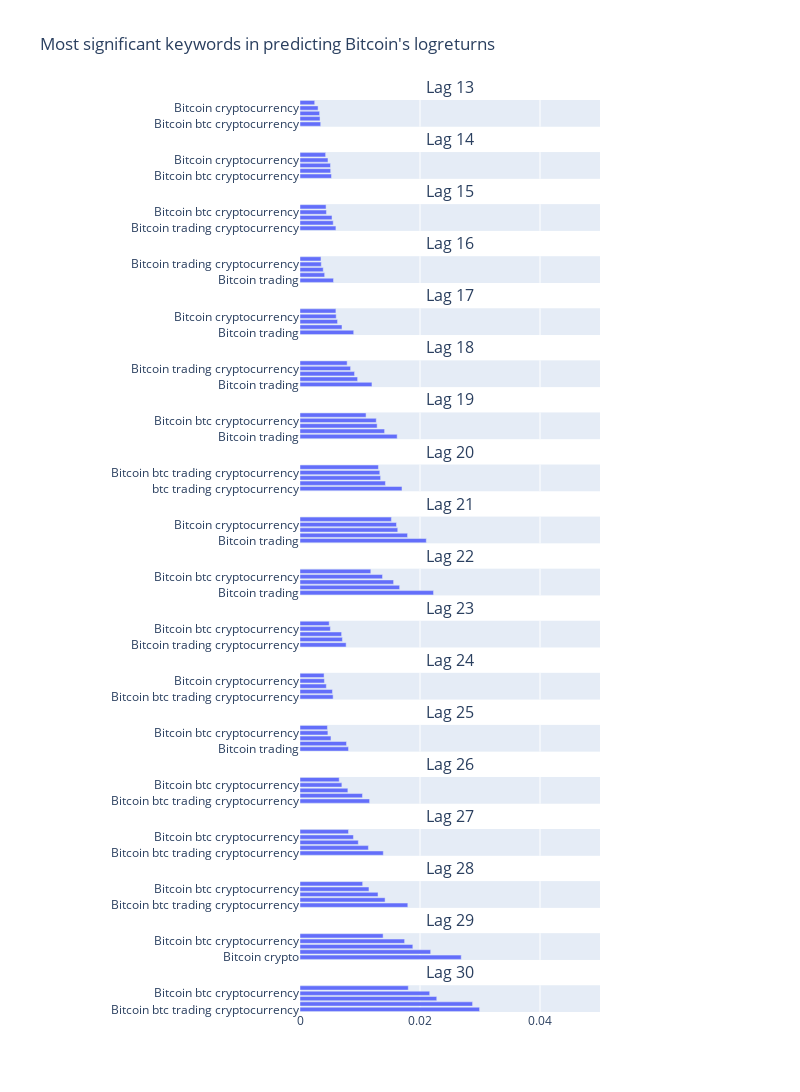

Notebook code cell kept with this figure:
### Code cell
res_13_30 = top_index_per_lag(nb_kw = 5, start_lag = 13, end_lag = 30, height=2000, path="data/clean/pvals_granger_test/google_trends_logrets")

### Figure 1 — Plotly figure (JSON) as saved in the notebook; plotly's stock layout.template omitted (floating-point values rounded to 4 significant figures)
{"data": [{"alignmentgroup": "True", "hovertemplate": "x=%{x}<br>y=%{y}<extra></extra>", "legendgroup": "", "marker": {"color": "#636efa", "pattern": {"shape": ""}}, "name": "", "offsetgroup": "", "orientation": "h", "showlegend": false, "textposition": "auto", "type": "bar", "x": [0.003452, 0.003338, 0.003268, 0.003013, 0.00245], "xaxis": "x", "y": ["Bitcoin btc cryptocurrency", "Bitcoin trading cryptocurrency", "Bitcoin btc trading cryptocurrency", "Bitcoin cryptocurrency", "Bitcoin trading"], "yaxis": "y"}, {"alignmentgroup": "True", "hovertemplate": "x=%{x}<br>y=%{y}<extra></extra>", "legendgroup": "", "marker": {"color": "#636efa", "pattern": {"shape": ""}}, "name": "", "offsetgroup": "", "orientation": "h", "showlegend": false, "textposition": "auto", "type": "bar", "x": [0.00525, 0.005115, 0.005079, 0.004664, 0.004272], "xaxis": "x2", "y": ["Bitcoin btc cryptocurrency", "Bitcoin btc trading cryptocurrency", "Bitcoin trading cryptocurrency", "Bitcoin cryptocurrency", "Bitcoin trading"], "yaxis": "y2"}, {"alignmentgroup": "True", "hovertemplate": "x=%{x}<br>y=%{y}<extra></extra>", "legendgroup": "", "marker": {"color": "#636efa", "pattern": {"shape": ""}}, "name": "", "offsetgroup": "", "orientation": "h", "showlegend": false, "textposition": "auto", "type": "bar", "x": [0.005987, 0.005541, 0.005338, 0.004408, 0.004343], "xaxis": "x3", "y": ["Bitcoin trading cryptocurrency", "Bitcoin btc trading cryptocurrency", "Bitcoin trading", "Bitcoin btc cryptocurrency", "Bitcoin cryptocurrency"], "yaxis": "y3"}, {"alignmentgroup": "True", "hovertemplate": "x=%{x}<br>y=%{y}<extra></extra>", "legendgroup": "", "marker": {"color": "#636efa", "pattern": {"shape": ""}}, "name": "", "offsetgroup": "", "orientation": "h", "showlegend": false, "textposition": "auto", "type": "bar", "x": [0.005588, 0.004112, 0.003873, 0.00355, 0.003498], "xaxis": "x4", "y": ["Bitcoin trading", "Bitcoin btc cryptocurrency", "Bitcoin btc trading cryptocurrency", "Bitcoin trading cryptocurrency", "Bitcoin cryptocurrency"], "yaxis": "y4"}, {"alignmentgroup": "True", "hovertemplate": "x=%{x}<br>y=%{y}<extra></extra>", "legendgroup": "", "marker": {"color": "#636efa", "pattern": {"shape": ""}}, "name": "", "offsetgroup": "", "orientation": "h", "showlegend": false, "textposition": "auto", "type": "bar", "x": [0.008951, 0.007, 0.006259, 0.006032, 0.005986], "xaxis": "x5", "y": ["Bitcoin trading", "Bitcoin btc cryptocurrency", "Bitcoin btc trading cryptocurrency", "Bitcoin cryptocurrency", "Bitcoin trading cryptocurrency"], "yaxis": "y5"}, {"alignmentgroup": "True", "hovertemplate": "x=%{x}<br>y=%{y}<extra></extra>", "legendgroup": "", "marker": {"color": "#636efa", "pattern": {"shape": ""}}, "name": "", "offsetgroup": "", "orientation": "h", "showlegend": false, "textposition": "auto", "type": "bar", "x": [0.01199, 0.009601, 0.00909, 0.00843, 0.007858], "xaxis": "x6", "y": ["Bitcoin trading", "Bitcoin btc cryptocurrency", "Bitcoin btc trading cryptocurrency", "Bitcoin trading cryptocurrency", "Bitcoin cryptocurrency"], "yaxis": "y6"}, {"alignmentgroup": "True", "hovertemplate": "x=%{x}<br>y=%{y}<extra></extra>", "legendgroup": "", "marker": {"color": "#636efa", "pattern": {"shape": ""}}, "name": "", "offsetgroup": "", "orientation": "h", "showlegend": false, "textposition": "auto", "type": "bar", "x": [0.0162, 0.0141, 0.01286, 0.01271, 0.01101], "xaxis": "x7", "y": ["Bitcoin trading", "Bitcoin btc trading cryptocurrency", "Bitcoin trading cryptocurrency", "Bitcoin btc cryptocurrency", "Bitcoin cryptocurrency"], "yaxis": "y7"}, {"alignmentgroup": "True", "hovertemplate": "x=%{x}<br>y=%{y}<extra></extra>", "legendgroup": "", "marker": {"color": "#636efa", "pattern": {"shape": ""}}, "name": "", "offsetgroup": "", "orientation": "h", "showlegend": false, "textposition": "auto", "type": "bar", "x": [0.017, 0.01424, 0.01344, 0.0133, 0.01307], "xaxis": "x8", "y": ["btc trading cryptocurrency", "Bitcoin btc cryptocurrency", "Bitcoin cryptocurrency", "Bitcoin btc trading cryptocurrency", "Bitcoin trading cryptocurrency"], "yaxis": "y8"}, {"alignmentgroup": "True", "hovertemplate": "x=%{x}<br>y=%{y}<extra></extra>", "legendgroup": "", "marker": {"color": "#636efa", "pattern": {"shape": ""}}, "name": "", "offsetgroup": "", "orientation": "h", "showlegend": false, "textposition": "auto", "type": "bar", "x": [0.02105, 0.01793, 0.01629, 0.01608, 0.01523], "xaxis": "x9", "y": ["Bitcoin trading", "Bitcoin btc cryptocurrency", "Bitcoin btc trading cryptocurrency", "Bitcoin cryptocurrency", "Bitcoin trading cryptocurrency"], "yaxis": "y9"}, {"alignmentgroup": "True", "hovertemplate": "x=%{x}<br>y=%{y}<extra></extra>", "legendgroup": "", "marker": {"color": "#636efa", "pattern": {"shape": ""}}, "name": "", "offsetgroup": "", "orientation": "h", "showlegend": false, "textposition": "auto", "type": "bar", "x": [0.02226, 0.01661, 0.0156, 0.01375, 0.0118], "xaxis": "x10", "y": ["Bitcoin trading", "Bitcoin btc trading cryptocurrency", "Bitcoin trading cryptocurrency", "Bitcoin btc cryptocurrency", "Bitcoin cryptocurrency"], "yaxis": "y10"}, {"alignmentgroup": "True", "hovertemplate": "x=%{x}<br>y=%{y}<extra></extra>", "legendgroup": "", "marker": {"color": "#636efa", "pattern": {"shape": ""}}, "name": "", "offsetgroup": "", "orientation": "h", "showlegend": false, "textposition": "auto", "type": "bar", "x": [0.00769, 0.007069, 0.006936, 0.005063, 0.004867], "xaxis": "x11", "y": ["Bitcoin trading cryptocurrency", "Bitcoin btc trading cryptocurrency", "btc cryptocurrency", "Bitcoin btc cryptocurrency", "Bitcoin cryptocurrency"], "yaxis": "y11"}, {"alignmentgroup": "True", "hovertemplate": "x=%{x}<br>y=%{y}<extra></extra>", "legendgroup": "", "marker": {"color": "#636efa", "pattern": {"shape": ""}}, "name": "", "offsetgroup": "", "orientation": "h", "showlegend": false, "textposition": "auto", "type": "bar", "x": [0.005524, 0.005408, 0.004389, 0.004072, 0.004011], "xaxis": "x12", "y": ["Bitcoin btc trading cryptocurrency", "Bitcoin trading", "Bitcoin", "Bitcoin cryptocurrency", "Bitcoin btc cryptocurrency"], "yaxis": "y12"}, {"alignmentgroup": "True", "hovertemplate": "x=%{x}<br>y=%{y}<extra></extra>", "legendgroup": "", "marker": {"color": "#636efa", "pattern": {"shape": ""}}, "name": "", "offsetgroup": "", "orientation": "h", "showlegend": false, "textposition": "auto", "type": "bar", "x": [0.008088, 0.007755, 0.005161, 0.00465, 0.004573], "xaxis": "x13", "y": ["Bitcoin trading", "Bitcoin btc trading cryptocurrency", "Bitcoin cryptocurrency", "Bitcoin btc cryptocurrency", "Bitcoin"], "yaxis": "y13"}, {"alignmentgroup": "True", "hovertemplate": "x=%{x}<br>y=%{y}<extra></extra>", "legendgroup": "", "marker": {"color": "#636efa", "pattern": {"shape": ""}}, "name": "", "offsetgroup": "", "orientation": "h", "showlegend": false, "textposition": "auto", "type": "bar", "x": [0.0116, 0.01041, 0.007978, 0.00698, 0.006534], "xaxis": "x14", "y": ["Bitcoin btc trading cryptocurrency", "Bitcoin trading", "Bitcoin cryptocurrency", "Bitcoin btc cryptocurrency", "Bitcoin"], "yaxis": "y14"}, {"alignmentgroup": "True", "hovertemplate": "x=%{x}<br>y=%{y}<extra></extra>", "legendgroup": "", "marker": {"color": "#636efa", "pattern": {"shape": ""}}, "name": "", "offsetgroup": "", "orientation": "h", "showlegend": false, "textposition": "auto", "type": "bar", "x": [0.01389, 0.0114, 0.009717, 0.008907, 0.008086], "xaxis": "x15", "y": ["Bitcoin btc trading cryptocurrency", "Bitcoin trading", "Bitcoin cryptocurrency", "Bitcoin btc cryptocurrency", "Bitcoin"], "yaxis": "y15"}, {"alignmentgroup": "True", "hovertemplate": "x=%{x}<br>y=%{y}<extra></extra>", "legendgroup": "", "marker": {"color": "#636efa", "pattern": {"shape": ""}}, "name": "", "offsetgroup": "", "orientation": "h", "showlegend": false, "textposition": "auto", "type": "bar", "x": [0.01797, 0.01418, 0.013, 0.01149, 0.01044], "xaxis": "x16", "y": ["Bitcoin btc trading cryptocurrency", "Bitcoin trading", "Bitcoin cryptocurrency", "Bitcoin btc cryptocurrency", "Bitcoin"], "yaxis": "y16"}, {"alignmentgroup": "True", "hovertemplate": "x=%{x}<br>y=%{y}<extra></extra>", "legendgroup": "", "marker": {"color": "#636efa", "pattern": {"shape": ""}}, "name": "", "offsetgroup": "", "orientation": "h", "showlegend": false, "textposition": "auto", "type": "bar", "x": [0.02687, 0.02178, 0.01881, 0.01744, 0.01385], "xaxis": "x17", "y": ["Bitcoin crypto", "Bitcoin trading", "Bitcoin cryptocurrency", "Bitcoin btc cryptocurrency", "Bitcoin"], "yaxis": "y17"}, {"alignmentgroup": "True", "hovertemplate": "x=%{x}<br>y=%{y}<extra></extra>", "legendgroup": "", "marker": {"color": "#636efa", "pattern": {"shape": ""}}, "name": "", "offsetgroup": "", "orientation": "h", "showlegend": false, "textposition": "auto", "type": "bar", "x": [0.02993, 0.02876, 0.02279, 0.02162, 0.01805], "xaxis": "x18", "y": ["Bitcoin btc trading cryptocurrency", "Bitcoin trading", "Bitcoin cryptocurrency", "Bitcoin btc cryptocurrency", "Bitcoin"], "yaxis": "y18"}], "layout": {"annotations": [{"font": {"size": 16}, "showarrow": false, "text": "Lag 13", "x": 0.5, "xanchor": "center", "xref": "paper", "y": 1, "yanchor": "bottom", "yref": "paper"}, {"font": {"size": 16}, "showarrow": false, "text": "Lag 14", "x": 0.5, "xanchor": "center", "xref": "paper", "y": 0.9429, "yanchor": "bottom", "yref": "paper"}, {"font": {"size": 16}, "showarrow": false, "text": "Lag 15", "x": 0.5, "xanchor": "center", "xref": "paper", "y": 0.8858, "yanchor": "bottom", "yref": "paper"}, {"font": {"size": 16}, "showarrow": false, "text": "Lag 16", "x": 0.5, "xanchor": "center", "xref": "paper", "y": 0.8287, "yanchor": "bottom", "yref": "paper"}, {"font": {"size": 16}, "showarrow": false, "text": "Lag 17", "x": 0.5, "xanchor": "center", "xref": "paper", "y": 0.7716, "yanchor": "bottom", "yref": "paper"}, {"font": {"size": 16}, "showarrow": false, "text": "Lag 18", "x": 0.5, "xanchor": "center", "xref": "paper", "y": 0.7145, "yanchor": "bottom", "yref": "paper"}, {"font": {"size": 16}, "showarrow": false, "text": "Lag 19", "x": 0.5, "xanchor": "center", "xref": "paper", "y": 0.6574, "yanchor": "bottom", "yref": "paper"}, {"font": {"size": 16}, "showarrow": false, "text": "Lag 20", "x": 0.5, "xanchor": "center", "xref": "paper", "y": 0.6003, "yanchor": "bottom", "yref": "paper"}, {"font": {"size": 16}, "showarrow": false, "text": "Lag 21", "x": 0.5, "xanchor": "center", "xref": "paper", "y": 0.5432, "yanchor": "bottom", "yref": "paper"}, {"font": {"size": 16}, "showarrow": false, "text": "Lag 22", "x": 0.5, "xanchor": "center", "xref": "paper", "y": 0.4861, "yanchor": "bottom", "yref": "paper"}, {"font": {"size": 16}, "showarrow": false, "text": "Lag 23", "x": 0.5, "xanchor": "center", "xref": "paper", "y": 0.429, "yanchor": "bottom", "yref": "paper"}, {"font": {"size": 16}, "showarrow": false, "text": "Lag 24", "x": 0.5, "xanchor": "center", "xref": "paper", "y": 0.3719, "yanchor": "bottom", "yref": "paper"}, {"font": {"size": 16}, "showarrow": false, "text": "Lag 25", "x": 0.5, "xanchor": "center", "xref": "paper", "y": 0.3148, "yanchor": "bottom", "yref": "paper"}, {"font": {"size": 16}, "showarrow": false, "text": "Lag 26", "x": 0.5, "xanchor": "center", "xref": "paper", "y": 0.2577, "yanchor": "bottom", "yref": "paper"}, {"font": {"size": 16}, "showarrow": false, "text": "Lag 27", "x": 0.5, "xanchor": "center", "xref": "paper", "y": 0.2006, "yanchor": "bottom", "yref": "paper"}, {"font": {"size": 16}, "showarrow": false, "text": "Lag 28", "x": 0.5, "xanchor": "center", "xref": "paper", "y": 0.1435, "yanchor": "bottom", "yref": "paper"}, {"font": {"size": 16}, "showarrow": false, "text": "Lag 29", "x": 0.5, "xanchor": "center", "xref": "paper", "y": 0.08642, "yanchor": "bottom", "yref": "paper"}, {"font": {"size": 16}, "showarrow": false, "text": "Lag 30", "x": 0.5, "xanchor": "center", "xref": "paper", "y": 0.02932, "yanchor": "bottom", "yref": "paper"}], "height": 2000, "margin": {"l": 300, "r": 200}, "title": {"text": "Most significant keywords in predicting Bitcoin's logreturns"}, "width": 800, "xaxis": {"anchor": "y", "domain": [0, 1], "matches": "x18", "range": [0, 0.05], "showticklabels": false}, "xaxis10": {"anchor": "y10", "domain": [0, 1], "matches": "x18", "range": [0, 0.05], "showticklabels": false}, "xaxis11": {"anchor": "y11", "domain": [0, 1], "matches": "x18", "range": [0, 0.05], "showticklabels": false}, "xaxis12": {"anchor": "y12", "domain": [0, 1], "matches": "x18", "range": [0, 0.05], "showticklabels": false}, "xaxis13": {"anchor": "y13", "domain": [0, 1], "matches": "x18", "range": [0, 0.05], "showticklabels": false}, "xaxis14": {"anchor": "y14", "domain": [0, 1], "matches": "x18", "range": [0, 0.05], "showticklabels": false}, "xaxis15": {"anchor": "y15", "domain": [0, 1], "matches": "x18", "range": [0, 0.05], "showticklabels": false}, "xaxis16": {"anchor": "y16", "domain": [0, 1], "matches": "x18", "range": [0, 0.05], "showticklabels": false}, "xaxis17": {"anchor": "y17", "domain": [0, 1], "matches": "x18", "range": [0, 0.05], "showticklabels": false}, "xaxis18": {"anchor": "y18", "domain": [0, 1], "range": [0, 0.05]}, "xaxis2": {"anchor": "y2", "domain": [0, 1], "matches": "x18", "range": [0, 0.05], "showticklabels": false}, "xaxis3": {"anchor": "y3", "domain": [0, 1], "matches": "x18", "range": [0, 0.05], "showticklabels": false}, "xaxis4": {"anchor": "y4", "domain": [0, 1], "matches": "x18", "range": [0, 0.05], "showticklabels": false}, "xaxis5": {"anchor": "y5", "domain": [0, 1], "matches": "x18", "range": [0, 0.05], "showticklabels": false}, "xaxis6": {"anchor": "y6", "domain": [0, 1], "matches": "x18", "range": [0, 0.05], "showticklabels": false}, "xaxis7": {"anchor": "y7", "domain": [0, 1], "matches": "x18", "range": [0, 0.05], "showticklabels": false}, "xaxis8": {"anchor": "y8", "domain": [0, 1], "matches": "x18", "range": [0, 0.05], "showticklabels": false}, "xaxis9": {"anchor": "y9", "domain": [0, 1], "matches": "x18", "range": [0, 0.05], "showticklabels": false}, "yaxis": {"anchor": "x", "automargin": "left", "domain": [0.9707, 1]}, "yaxis10": {"anchor": "x10", "automargin": "left", "domain": [0.4568, 0.4861]}, "yaxis11": {"anchor": "x11", "automargin": "left", "domain": [0.3997, 0.429]}, "yaxis12": {"anchor": "x12", "automargin": "left", "domain": [0.3426, 0.3719]}, "yaxis13": {"anchor": "x13", "automargin": "left", "domain": [0.2855, 0.3148]}, "yaxis14": {"anchor": "x14", "automargin": "left", "domain": [0.2284, 0.2577]}, "yaxis15": {"anchor": "x15", "automargin": "left", "domain": [0.1713, 0.2006]}, "yaxis16": {"anchor": "x16", "automargin": "left", "domain": [0.1142, 0.1435]}, "yaxis17": {"anchor": "x17", "automargin": "left", "domain": [0.0571, 0.08642]}, "yaxis18": {"anchor": "x18", "automargin": "left", "domain": [0, 0.02932]}, "yaxis2": {"anchor": "x2", "automargin": "left", "domain": [0.9136, 0.9429]}, "yaxis3": {"anchor": "x3", "automargin": "left", "domain": [0.8565, 0.8858]}, "yaxis4": {"anchor": "x4", "automargin": "left", "domain": [0.7994, 0.8287]}, "yaxis5": {"anchor": "x5", "automargin": "left", "domain": [0.7423, 0.7716]}, "yaxis6": {"anchor": "x6", "automargin": "left", "domain": [0.6852, 0.7145]}, "yaxis7": {"anchor": "x7", "automargin": "left", "domain": [0.6281, 0.6574]}, "yaxis8": {"anchor": "x8", "automargin": "left", "domain": [0.571, 0.6003]}, "yaxis9": {"anchor": "x9", "automargin": "left", "domain": [0.5139, 0.5432]}}}
